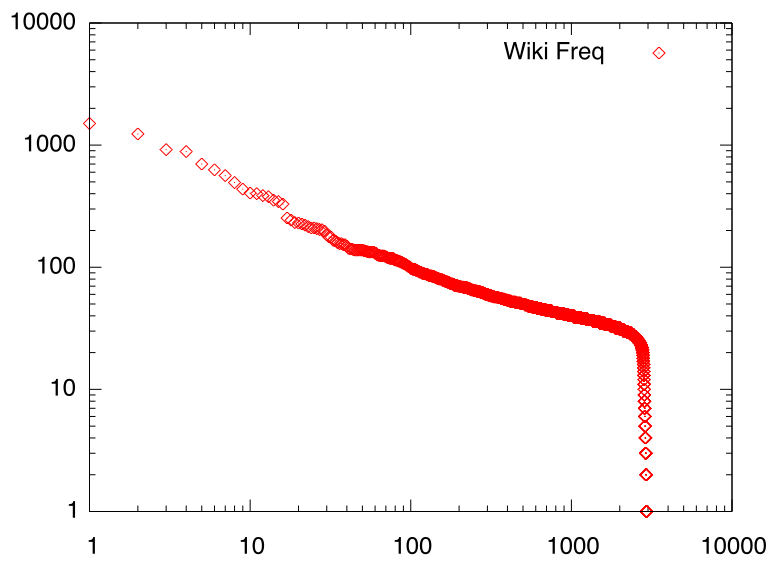

gnuplot code for this plot:
set logscale xy
set pointsize 1
set terminal aqua 0 fname 'Helvetica' fsize 24
#set terminal png font 'Helvetica'
plot "wikifreq.txt" using ($0+1):($1) title "Wiki Freq" with points 1 5
